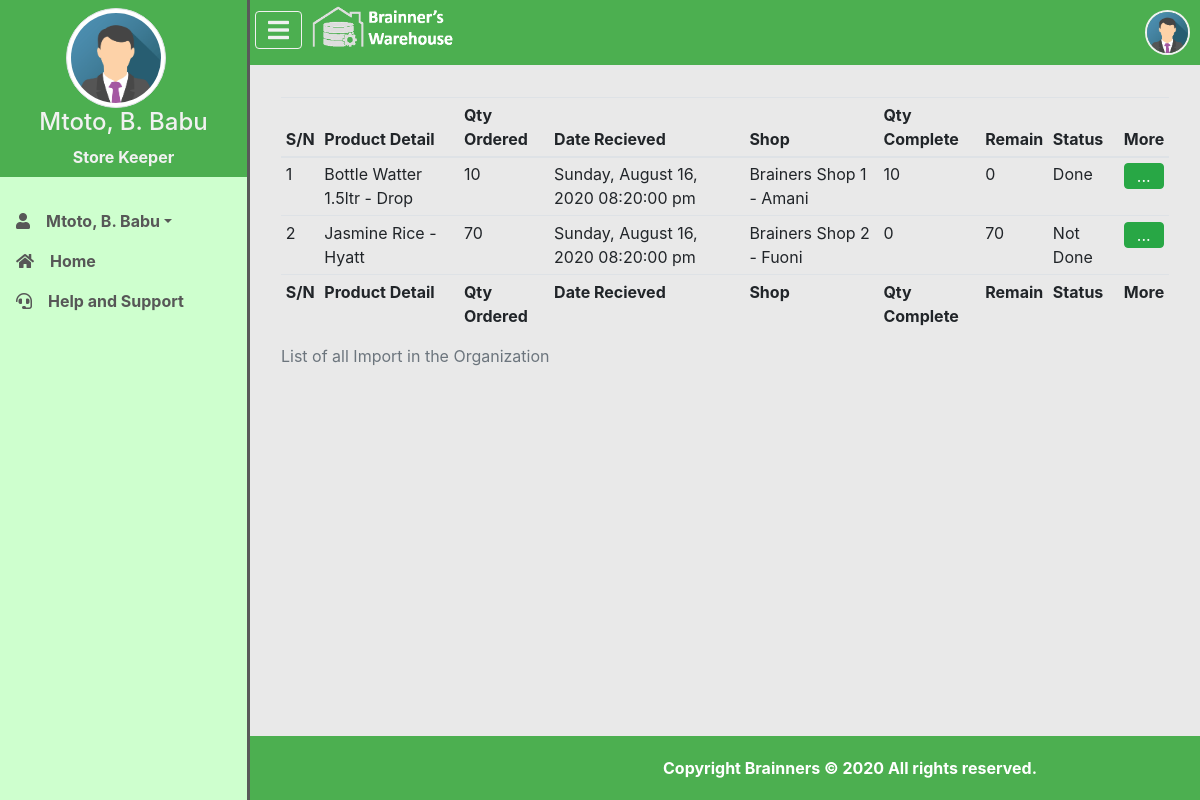
/WMS/manage-placed-order.php (signed in), run on the app's committed database.
### tables this page shows
CREATE TABLE `staff` (
  `UserName` varchar(50) NOT NULL,
  `Password` varchar(200) NOT NULL,
  `FirstName` varchar(50) NOT NULL,
  `MiddleName` varchar(50) NOT NULL,
  `LastName` varchar(50) NOT NULL,
  `DOB` date NOT NULL,
  `Gender` char(1) NOT NULL,
  `Address` varchar(30) NOT NULL,
  `Email` varchar(50) NOT NULL,
  `Phone` char(10) NOT NULL,
  `Photo` varchar(50) NOT NULL,
  `Role` int(2) NOT NULL,
  `LastLogin` datetime DEFAULT NULL
);

CREATE TABLE `role` (
  `RoleID` int(2) NOT NULL,
  `Title` varchar(20) NOT NULL
);

CREATE TABLE `orders` (
  `OrderID` int(11) NOT NULL,
  `ShopID` int(11) NOT NULL,
  `ProductID` int(11) NOT NULL,
  `Quantity` int(11) UNSIGNED NOT NULL,
  `CompletedQuantity` int(11) NOT NULL,
  `DateOrdered` year(4) NOT NULL,
  `UserName` varchar(50) NOT NULL
);

### WMS/manage-placed-order.php (the view, shortened to what this page needs)
<!DOCTYPE html>
<html>
<head>
	<link rel="stylesheet" type="text/css" href="style/bootstrap.min.css">
	<link rel="stylesheet" type="text/css" href="fontawesome-free/css/all.min.css">
	<link rel="stylesheet" type="text/css" href="style/main.css">
</head>
<body>
	<?php
		require_once("navigation.php");
	?>
<div class="page-content" id="content">
	<?php
		require_once("header.php");
	?>
	<div class="row m-3">
		<div class="col-lg-12">
			<table class="table table-sm table-responsive">
				<caption>List of all Import in the Organization</caption>
				<thead>
					<tr>
						<th>S/N</th>
						<th>Product Detail</th>
						<th>Qty Ordered</th>
						<th>Date Recieved</th>
						<th>Shop</th>
						<th>Qty Complete</th>
						<th>Remain</th>
						<th>Status</th>
						<th>More</th>
					</tr>
				</thead>
				<tbody>
					<?php
					try {
				        $conn->setAttribute(PDO::ATTR_ERRMODE, PDO::ERRMODE_EXCEPTION);
				        $query1=$conn->prepare("SELECT orders.OrderID,orders.ShopID,orders.ProductID,CONCAT(products.ProductName,' - ',products.Brand) AS ProdDetail,CONCAT(shops.Label,' - ',shops.Location) AS Shop,orders.Quantity,orders.CompletedQuantity,orders.DateOrdered,staff.FirstName,staff.MiddleName,staff.LastName FROM orders,shops,products,staff WHERE (orders.ShopID=shops.ShopID AND orders.ProductID=products.ProductID AND orders.UserName=staff.UserName)");
				        $query1->execute();
				        $n=0;
				        while($result1=$query1->fetch()){
				        	$remain=intval($result1["Quantity"])-intval($result1["CompletedQuantity"]);
				        ?>
				        <tr>
				        	<td><?php echo ++$n;?></td>
				        	<td><?php echo $result1["ProdDetail"];?></td>
				        	<td><?php echo $result1["Quantity"];?></td>
				        	<td><?php echo date_format(date_create($result1["DateOrdered"]),"l, F d, Y h:i:s a");?></td>
				        	<td><?php echo $result1["Shop"];?></td>
				        	<td><?php echo $result1["CompletedQuantity"];?></td>
				        	<td><?php echo $remain;?></td>
				        	<td><?php echo ($result1["Quantity"]>$result1["CompletedQuantity"]) ? "Not Done":"Done";?></td>
				        	<td>
					        	<div class="dropdown dropleft">
									<button type="button" class="btn btn-success py-0" data-toggle="dropdown">
									...
									</button>
								</div>
							</td>
						</tr>
				        	<?php
				        }
				    }
				    catch(PDOException $e) {
				        echo "Error: " . $e->getMessage();
				    }
					?>
				</tbody>
				<tfoot>
					<tr>
						<th>S/N</th>
						<th>Product Detail</th>
						<th>Qty Ordered</th>
						<th>Date Recieved</th>
						<th>Shop</th>
						<th>Qty Complete</th>
						<th>Remain</th>
						<th>Status</th>
						<th>More</th>
					</tr>
				</tfoot>
			</table>
		</div>
	</div>
	<?php
		require_once("footer.php");
	?>
</div>
</body>
</html>

### WMS/navigation.php (shortened to what this page needs)
<?php
    require_once("connection.php");
    try {
        $conn->setAttribute(PDO::ATTR_ERRMODE, PDO::ERRMODE_EXCEPTION);
        $query1=$conn->prepare("SELECT * FROM staff,role WHERE (staff.Role=role.RoleID AND staff.UserName=?)");
        $query1->execute([$_SESSION["wh_user"]]);
        $result1=$query1->fetch();
    }
    catch(PDOException $e) {
        echo "Error: " . $e->getMessage();
    }
?>
<div class="vertical-nav" id="sidebar" style="background-color: #ceffce;">
    <div class="py-2 mb-4" style="background-color: #4caf50;color: #f1f1f1;">
        <div style="text-align: center;">
            <img src="<?php echo "Profiles/".$result1["Photo"];?>" alt="user" style="width: 100px;height: 100px;" class="mr-3 rounded-circle img-thumbnail">
            <h4><?php echo $result1["FirstName"].", ".$result1["MiddleName"][0].". ".$result1["LastName"];?></h4>
            <strong><?php echo $result1["Title"];?></strong>
        </div>
    </div>
    <ul class="nav flex-column mb-0">
        <li class="nav-item dropdow">
            <a class="nav-link dropdown-toggle" data-toggle="dropdown" href="bado.php" role="button" aria-haspopup="true" aria-expanded="false"><i class="fa fa-user mr-3"></i><?php echo $result1["FirstName"].", ".$result1["MiddleName"][0].". ".$result1["LastName"];?></a>
        </li>
        <li class="nav-item">
            <a href="index.php" class="nav-link">
                <i class="fa fa-home mr-3"></i>Home
            </a>
        </li>
        <li class="nav-item">
            <a href="bado.php" class="nav-link">
                <i class="fa fa-headset mr-3"></i>Help and Support
            </a>
        </li>
    </ul>
</div>

### WMS/header.php (shortened to what this page needs)
<header>
	<div class="row">
		<div class="col-xl-6 col-lg-6 col-md-6 col-sm-6 col-6">
			<button id="sidenavToogle" class="btn fa fa-bars" onclick="openNav()"></button>
			<img src="../image/logo.gif" style="max-height: 60px;">
		</div>
		<div class="col-xl-6 col-lg-6 col-md-6 col-sm-6 col-6 text-right">
			<div class="" style="color: #f1f1f1;font-weight: bold;cursor: pointer;">
				<div class="dropdownn dropleft" style="margin: 10px 10px;">
					<img src="<?php echo "Profiles/".$result1["Photo"];?>" data-toggle="dropdown" style="width: 45px;height: 45px;border-radius: 50%;border: 2px solid #f1f1f1;">
				</div>
			</div>
		</div>
	</div>
</header>

### WMS/style/main.css (style rules this page uses)
table { margin-bottom: 300px; }
.vertical-nav { min-width: 250px; width: 250px; height: 100vh; position: fixed; top: 0; left: 0; transition: all 0.4s; background-color: #4caf50; }
#sidebar { background-color: #ceffce; border-right: 3px solid #595959; }
#sidenavToogle { color: #f1f1f1; font-size: x-large; margin: 2px 5px;border:1px solid #f1f1f1; }
.nav-item a { font-weight: bold; color: #575757; }
.page-content { width: calc(100% - 250px); margin-left: 250px; transition: all 0.4s; }
body { background-color: #e9e9e9;; color: #595959; min-height: 100px; overflow-x: hidden; }
header { width: 100%; background-color: #4caf50; }

### data on the page
staff: Photo (picture), FirstName "Mtoto", MiddleName "B", LastName "Babu", Role.Title "Store Keeper"
orders: ProdDetail "Bottle Watter 1.5ltr - Drop", Quantity "10", DateOrdered "Sunday, August 16, 2020 08:20:00 pm", Shop "Brainers Shop 1 - Amani", CompletedQuantity "10", remain "0", shows "Done"
orders: ProdDetail "Jasmine Rice - Hyatt", Quantity "70", DateOrdered "Sunday, August 16, 2020 08:20:00 pm", Shop "Brainers Shop 2 - Fuoni", CompletedQuantity "0", shows "Not Done"
